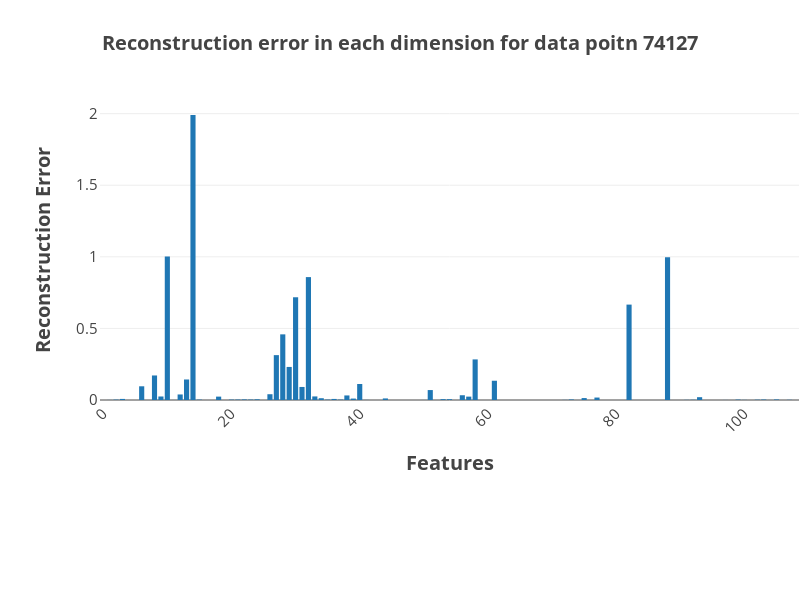
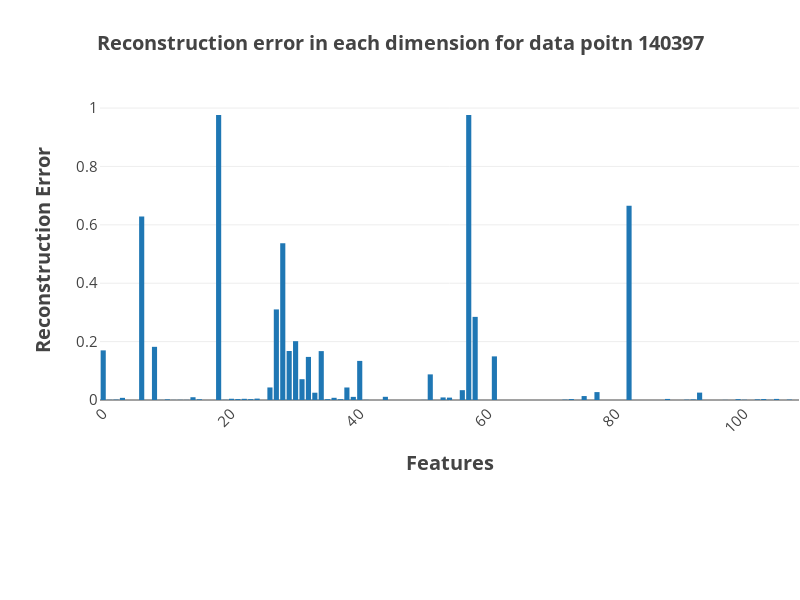
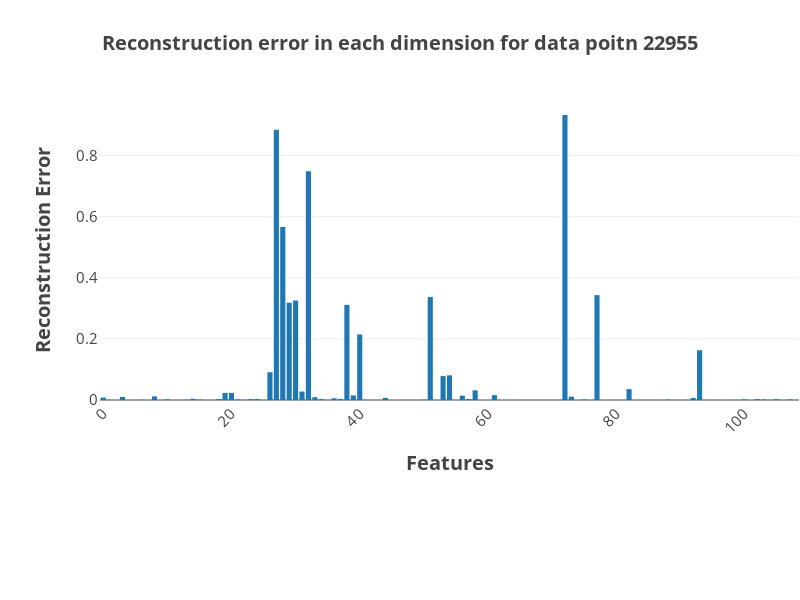
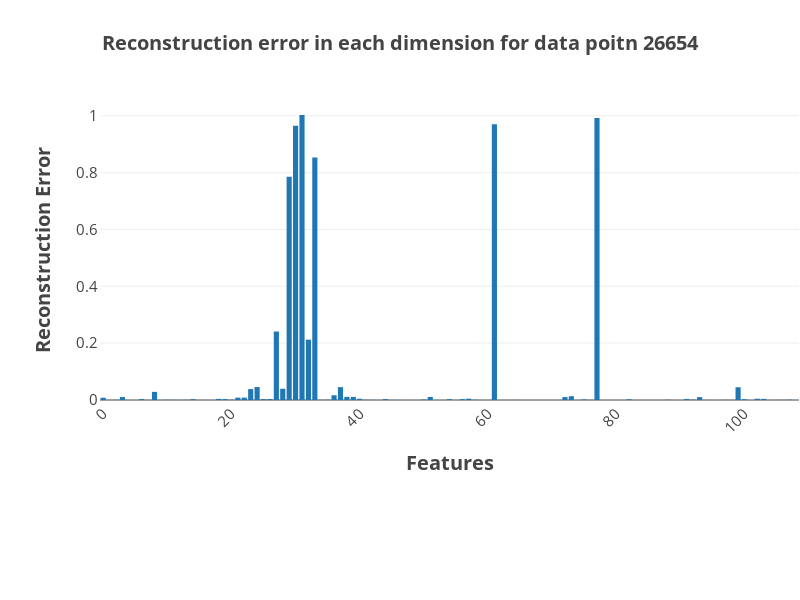

Notebook code for these charts, in order:
### Code cell
# INTERPRETATION

data_n = pd.DataFrame(X_test_scaled, index= y_test.index, columns=data_dummy.columns[:109])

def compute_error_per_dim(point):
    
    initial_pt = np.array(data_n.loc[point,:]).reshape(1,109)
    reconstructed_pt = autoencoder_func.predict(initial_pt)
    
    return abs(np.array(initial_pt  - reconstructed_pt)[0])

def bar_plot(df, data_pt):
    x = df.columns.tolist()
    y = df.loc[data_pt]
    
    trace = {'type': 'bar',
             'x'   : x,
             'y'   : y}
    data = Data([trace])
    layout = {'title' : "<b>Reconstruction error in each dimension for data poitn {}".format(data_pt),
              'titlefont':{'size' : 20},
              'xaxis' : {'title': '<b>Features',
                         'titlefont':{'size' : 20},
                         'tickangle': -45, 'tickfont': {'size':15} },
              'yaxis' : {'title': '<b>Reconstruction Error',
                         'titlefont':{'size' : 20},
                         'tickfont': {'size':15}},
              'margin' : {'l':100, 'r' : 1, 'b': 200, 't': 100, 'pad' : 1},
              'height' : 600, 'width' : 800,
             }
    
    fig = Figure(data = data, layout = layout)
    
    return pyo.iplot(fig)

RE_per_dim = {}
for ind in outliers:
    RE_per_dim[ind] = compute_error_per_dim(ind)
    
RE_per_dim = pd.DataFrame(RE_per_dim).T


for pt in outliers[0:5]:
    bar_plot(RE_per_dim,pt)
